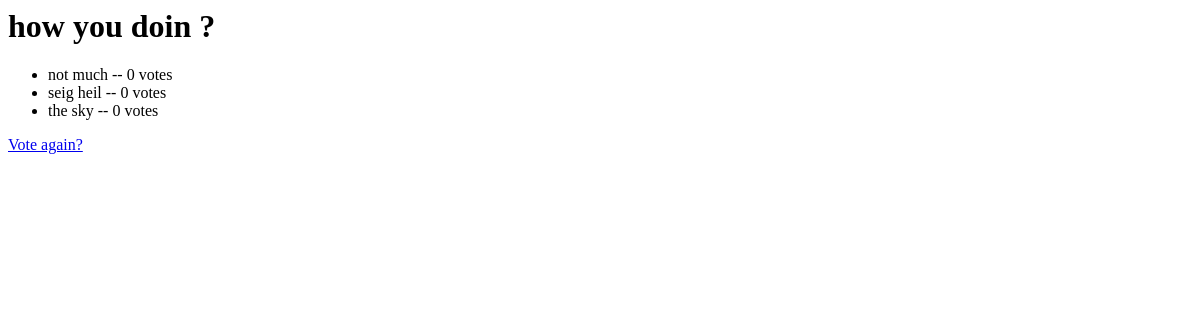
/polls/1/results/, run on an earlier commit of the app's database.
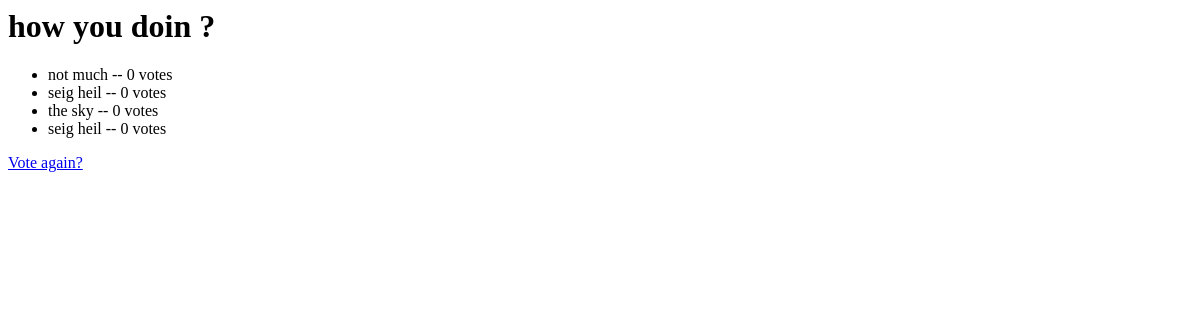
And on a later commit of the database.
### polls/models.py (models this page shows, shortened)
class Questions(models.Model):
    question_text=models.TextField()
    pub_date=models.DateTimeField("date published")

class Choice(models.Model):
    question=models.ForeignKey(Questions,on_delete=models.CASCADE)
    choice_text=models.TextField()
    vote=models.IntegerField(default=0)

### polls/views.py (the view)
# urls.py: path("<int:pk>/results/",views.ResultsView.as_view(),name="results"),
class ResultsView(generic.DetailView):
    model=Questions
    template_name='polls/results.html'

### polls/templates/polls/results.html
<h1>{{ questions.question_text }}</h1>
<ul>
{% for choice in questions.choice_set.all %}
    <li>{{ choice.choice_text }} -- {{ choice.vote }} vote{{ choice.vote|pluralize }}</li>
{% endfor %}
</ul>
<a href="{% url 'polls:detail' question.id %}">Vote again?</a>

What changed in the data, as far as the page shows it:
added Choice: choice_text "seig heil", vote "0"
